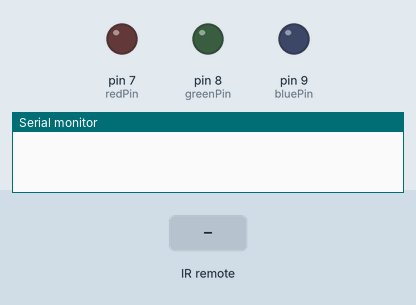
Recording of a program running on a simulated Arduino Uno, built with avr-gcc and run on an emulated ATmega328P. Shown: output pins drawn as LEDs (lit = HIGH), the last lines printed to the serial monitor. Dashed ring = blinking. Inputs (shaded band) come from the test bench.

Above: at 1.8 s.
1.9 s: infrared code 0xFF42BD received
At 2.9 s:
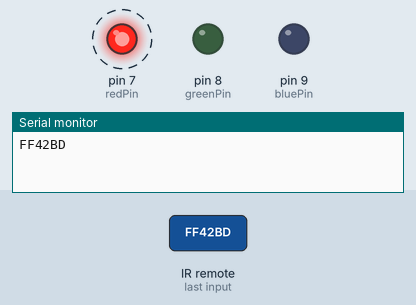
5.9 s: infrared code 0xFF4AB5 received
At 6.7 s:
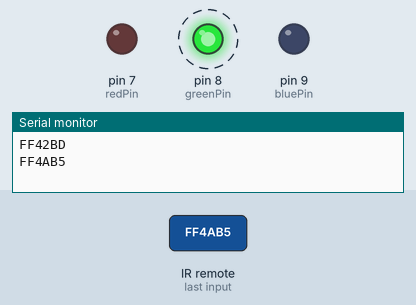
9.9 s: infrared code 0xFF52AD received
At 11.0 s:
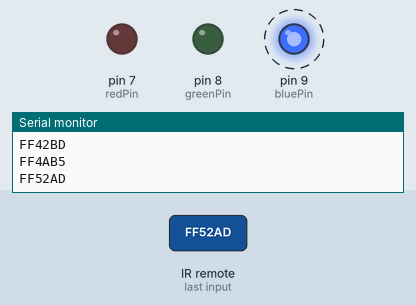
Timing chart, 0 to 19.9 s (numbered marks = the images above; inputs shaded):
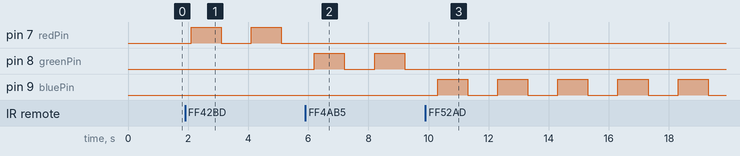

The program:

main.cpp
```cpp
#include <Arduino.h>
#include <IRremote.h>

/// Declaram pinul de intrare prin care primim informatiile citite de la senzor;

const int recPin = A0;

/// Declaram pinii de iesire;

const int redPin = 7;
const int greenPin = 8;
const int bluePin = 9;

/// Declaram un obiect myRec la clasa IRecv;

IRrecv myRec(recPin);

/// Declaram o instanta res la structura  decode_resut;

decode_results res;

void setup() {

  ///Pornim interfata virtuala-seriala;

  Serial.begin(9600);

  /// Pornim receptia;

  myRec.enableIRIn();

  /// Setam pinul A0 ca intrare;

  pinMode(recPin,INPUT);

  /// Setam pinii 7,8 si 9 ca iesiri;

  pinMode(redPin,OUTPUT);
  pinMode(greenPin,OUTPUT);
  pinMode(bluePin,OUTPUT);

}

void loop() {

  /// Activam ledul buildIn sa faca blink cand comunica cu telecomanda;

  myRec.blink13(true);
  ///res.value=0x0;

  if(myRec.decode(&res))
  {
      Serial.println(res.value,HEX);
      delay(100);

  }

  if(res.value==0xFF42BD)
  {
      digitalWrite(redPin,HIGH);
      delay(1000);
      digitalWrite(redPin,LOW);
      myRec.resume();

  }
  else if(res.value==0xFF4AB5)
  {
      digitalWrite(greenPin,HIGH);
      delay(1000);
      digitalWrite(greenPin,LOW);
      myRec.resume();

  }
  else if(res.value==0xFF52AD)
  {
      digitalWrite(bluePin,HIGH);
      delay(1000);
      digitalWrite(bluePin,LOW);
      myRec.resume();

  }
  else
  {
    digitalWrite(redPin,LOW);
    digitalWrite(greenPin,LOW);
    digitalWrite(bluePin,LOW);
    myRec.resume();

  }


  delay(1000);

}
```

Measured:
- after the input at 1.9 s, pin 7 (redPin): alternates HIGH for 1.0 s and LOW for 1.0 s, starting after 0.20 s
- after the input at 5.9 s, pin 7 (redPin): stops changing and stays LOW; pin 8 (greenPin): alternates HIGH for 1.0 s and LOW for 1.0 s, starting after 0.30 s
- after the input at 9.9 s, pin 8 (greenPin): stops changing and stays LOW; pin 9 (bluePin): alternates HIGH for 1.0 s and LOW for 1.0 s, starting after 0.40 s
